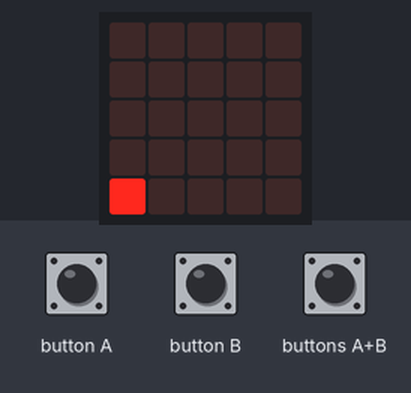
Recording of a program running on a simulated BBC micro:bit (MakeCode). Parts: the board's 5×5 LED display. The inputs (shaded band) are chosen by the test bench.

Above: at 1.2 s.
1.3 s: buttons A+B pressed for 0.15 s
At 1.8 s:
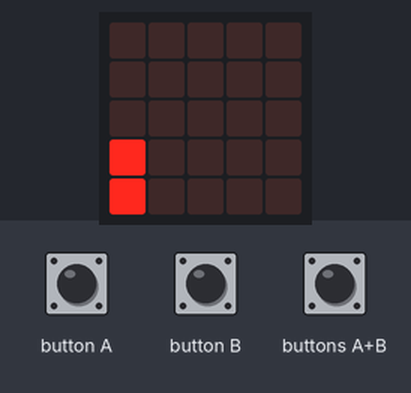
2.0 s: button B pressed for 0.15 s
At 2.7 s:
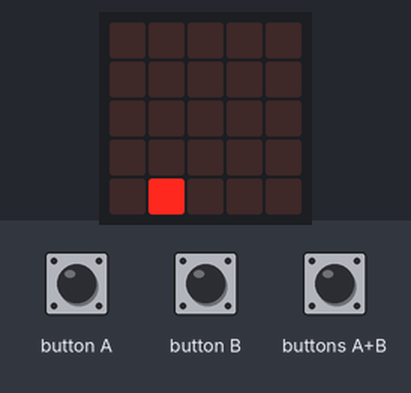
3.6 s: button A pressed for 0.15 s
At 4.9 s:
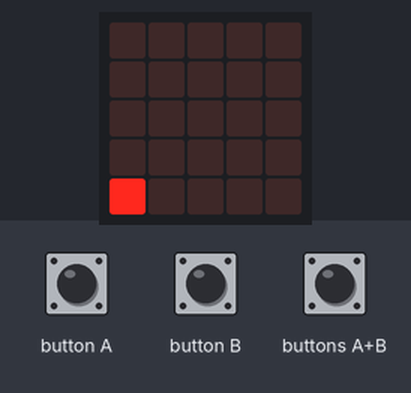
5.2 s: buttons A+B pressed for 1 s
At 6.65 s:
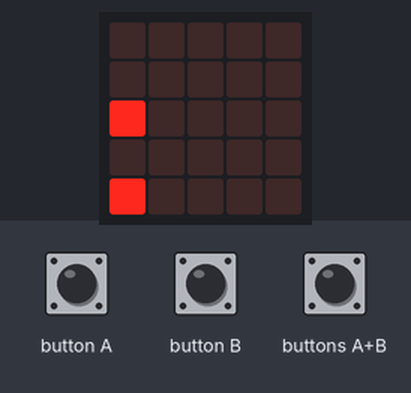
6.8 s: button B pressed 5 times (0.12 s each, 0.3 s apart)
At 8.3 s:
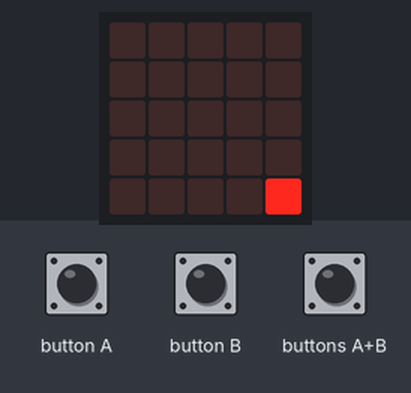
9.8 s: buttons A+B pressed for 0.15 s
At 10.6 s:
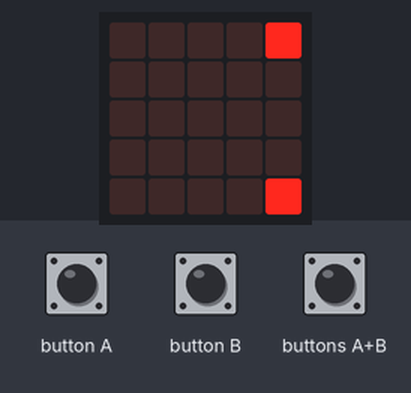
Timing chart, 0 to 11.5 s (numbered marks = the images above; inputs shaded):
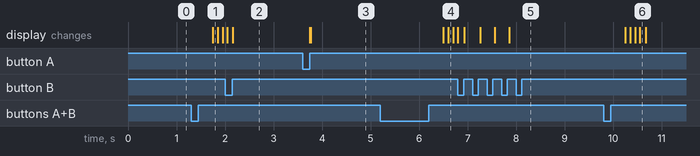

Measured:
- after the input at 1.3 s, the display: changes after 0.45 s (image 1)
- after the input at 2.0 s, the display: first differs from a run without the input after 0.16 s (image 2)
- after the input at 3.6 s, the display: first changes after 0.15 s (image 3 shows a later state)
- after the input at 5.2 s, the display: first changes after 1.3 s (image 4 shows a later state)
- after the input at 6.8 s, the display: first differs from a run without the input after 0.13 s (image 5 shows a later state)
- after the input at 9.8 s, the display: first changes after 0.45 s (image 6 shows a later state)

The program:

main.ts
```typescript
input.onButtonPressed(Button.A, function () {
    basic.clearScreen()
    x += -1
})
input.onButtonPressed(Button.AB, function () {
    y = 5
    for (let index = 0; index < 6; index++) {
        basic.pause(100)
        basic.clearScreen()
        led.plot(x - 1, 4)
        led.plot(x - 1, y)
        y += -1
    }
    basic.pause(100)
    basic.clearScreen()
})
input.onButtonPressed(Button.B, function () {
    basic.clearScreen()
    x += 1
})
let y = 0
let x = 0
x = 1
basic.forever(function () {
    if (x > 5) {
        x = 5
    }
    if (x < 1) {
        x = 1
    }
})
basic.forever(function () {
    led.plot(x - 1, 4)
})
```

test.ts
```typescript
// 在這裡測試；當此封包作為擴充功能時，將不會編譯此內容。
```
